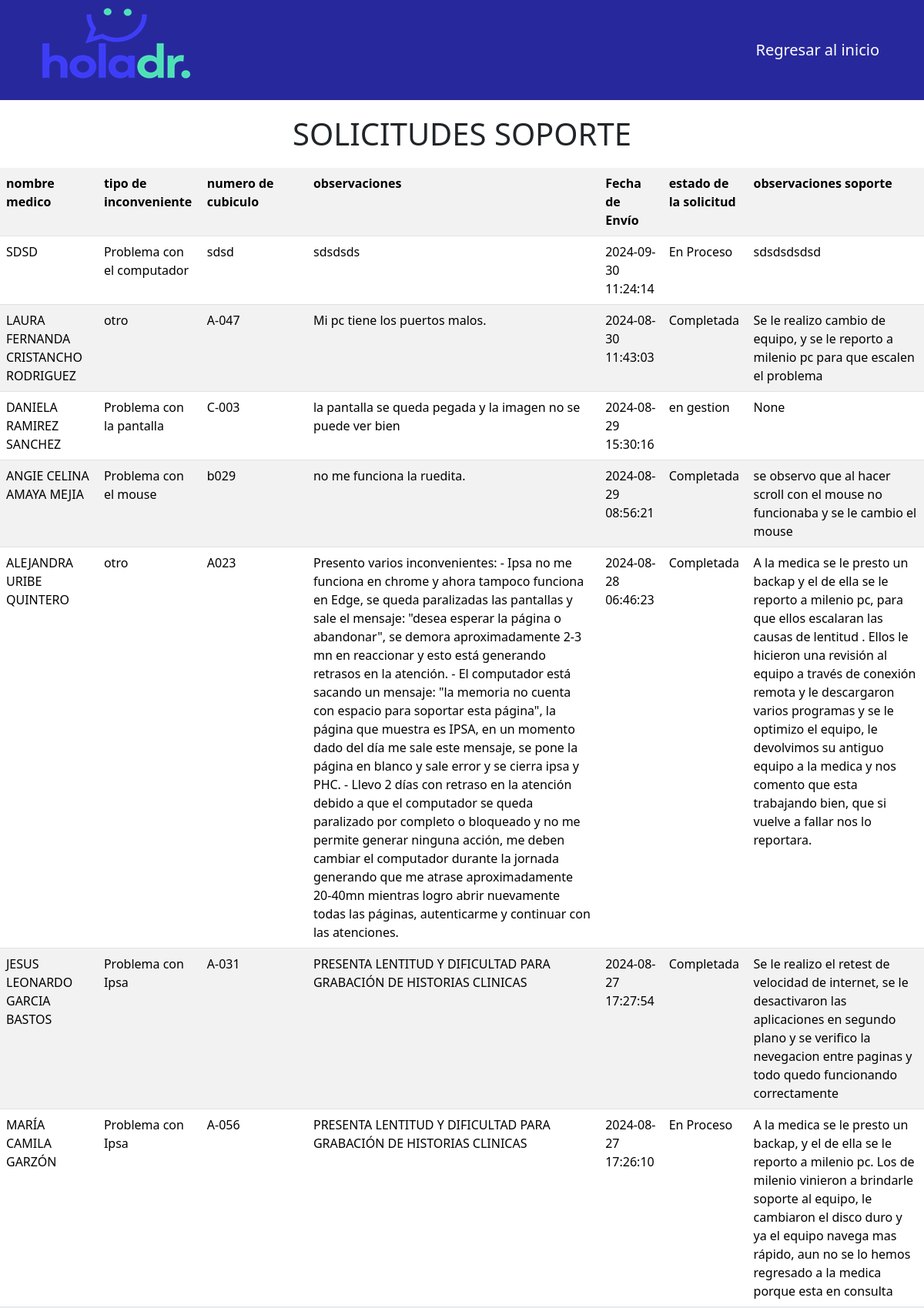
The app's page /soporte_medicos (upper part) with its own data.
### tables this page shows
CREATE TABLE "solicitar_soporte" (
	"nombres_completos"	TEXT,
	"tipo_de_inconveniente"	TEXT,
	"numero_cubiculo"	TEXT,
	"observaciones"	TEXT,
	"fecha_envio"	TEXT,
	"estado_de_solicitud"	TEXT,
	"observaciones2"	TEXT
, "serial"	TEXT);

### app.py (the view)
@app.route('/soporte_medicos')
def soporte_medicos():
    conn = sqlite3.connect('registro.db')
    c = conn.cursor()
    c.execute("SELECT * FROM solicitar_soporte ORDER BY fecha_envio DESC")
    rows = c.fetchall()
    conn.close()
    return render_template('soporte_medicos.html', rows=rows)

### templates/soporte_medicos.html (shortened to what this page needs)
<!DOCTYPE html>
<html lang="es">
<head>
    <link href="https://cdn.jsdelivr.net/npm/bootstrap@5.3.3/dist/css/bootstrap.min.css" rel="stylesheet">
</head>
<body>
        <nav class="navbar navbar-expand-lg navbar-dark">
            <div class="container">
                <img src="/static/imagenes/logo2.png" alt="">
                <a class="navbar-brand" href="/index" >Regresar al inicio</a>
            </div>
        </nav>
    <main>
        <h1>SOLICITUDES SOPORTE</h1>
        <table class="table table-striped">
            <tr>
                <th>nombre medico</th>
                <th>tipo de inconveniente</th>
                <th>numero de cubiculo</th>
                <th>observaciones</th>
                <th>Fecha de Envío</th>
                <th>estado de la solicitud</th>
                <th>observaciones soporte</th>
            </tr>
            {% for row in rows %}
            <tr>
                <td>{{ row[0] }}</td>
                <td>{{ row[1] }}</td>
                <td>{{ row[2] }}</td>
                <td>{{ row[3] }}</td>
                <td>{{ row[4] }}</td>
                <td>{{ row[5] }}</td>
                <td>{{ row[6] }}</td>
            </tr>
            {% endfor %}
        </table><br><hr>
    </main>
</body>
</html>

### templates/soporte_medicos.html (style rules this page uses)
.navbar { background-color: #28289D !important; }
h1 { text-align: center; margin-top: 20px; margin-bottom: 20px; }
table { width: 100%; border-collapse: collapse; }
th, td { padding: 10px; text-align: left; }
th { background-color: #28289D; color: #FFFFFF; }
tbody tr:nth-child(even) { background-color: #f2f2f2; }

### records on screen
solicitar_soporte: nombres_completos "SDSD", tipo_de_inconveniente "Problema con el computador", numero_cubiculo "sdsd", observaciones "sdsdsds", fecha_envio "2024-09-30 11:24:14", estado_de_solicitud "En Proceso", observaciones2 "sdsdsdsdsd"
solicitar_soporte: nombres_completos "LAURA FERNANDA CRISTANCHO RODRIGUEZ", tipo_de_inconveniente "otro", numero_cubiculo "A-047", observaciones "Mi pc tiene los puertos malos.", fecha_envio "2024-08-30 11:43:03", estado_de_solicitud "Completada", observaciones2 "Se le realizo cambio de equipo, y se le reporto a milenio pc para que escalen el problema"
solicitar_soporte: nombres_completos "DANIELA RAMIREZ SANCHEZ", tipo_de_inconveniente "Problema con la pantalla", numero_cubiculo "C-003", observaciones "la pantalla se queda pegada y la imagen no se puede ver bien", fecha_envio "2024-08-29 15:30:16", estado_de_solicitud "en gestion", row "None"
solicitar_soporte: nombres_completos "ANGIE CELINA AMAYA MEJIA", tipo_de_inconveniente "Problema con el mouse", numero_cubiculo "b029", observaciones "no me funciona la ruedita.", fecha_envio "2024-08-29 08:56:21", estado_de_solicitud "Completada", observaciones2 "se observo que al hacer scroll con el mouse no funcionaba y se le cambio el mouse"
solicitar_soporte: nombres_completos "ALEJANDRA URIBE QUINTERO", tipo_de_inconveniente "otro", numero_cubiculo "A023", observaciones "Presento varios inconvenientes: - Ipsa no me funciona en chrome y ahora tampoco funciona en Edge, se queda paralizadas las pantallas y sale el mensaje: \"desea esperar la página o abandonar\", se demora aproximadamente 2-3 mn en reaccionar y esto está generando retrasos en la atención. - El computador está sacando un mensaje: \"la memoria no cuenta con espacio para soportar esta página\", la página que muestra es IPSA, en un momento dado del día me sale este mensaje, se pone la página en blanco y sale error y se cierra ipsa y PHC. - Llevo 2 días con retraso en la atención debido a que el computador se queda paralizado por completo o bloqueado y no me permite generar ninguna acción, me deben…", fecha_envio "2024-08-28 06:46:23", estado_de_solicitud "Completada", observaciones2 "A la medica se le presto un backap y el de ella se le reporto a milenio pc, para que ellos escalaran las causas de lentitud . Ellos le hicieron una revisión al equipo a través de conexión remota y le descargaron varios programas y se le optimizo el equipo, le devolvimos su antiguo equipo a la medica y nos comento que esta trabajando bien, que si vuelve a fallar nos lo reportara."
solicitar_soporte: nombres_completos "JESUS LEONARDO GARCIA BASTOS", tipo_de_inconveniente "Problema con Ipsa", numero_cubiculo "A-031", observaciones "PRESENTA LENTITUD Y DIFICULTAD PARA GRABACIÓN DE HISTORIAS CLINICAS", fecha_envio "2024-08-27 17:27:54", estado_de_solicitud "Completada", observaciones2 "Se le realizo el retest de velocidad de internet, se le desactivaron las aplicaciones en segundo plano y se verifico la nevegacion entre paginas y todo quedo funcionando correctamente"
solicitar_soporte: nombres_completos "MARÍA CAMILA GARZÓN", tipo_de_inconveniente "Problema con Ipsa", numero_cubiculo "A-056", observaciones "PRESENTA LENTITUD Y DIFICULTAD PARA GRABACIÓN DE HISTORIAS CLINICAS", fecha_envio "2024-08-27 17:26:10", estado_de_solicitud "En Proceso", observaciones2 "A la medica se le presto un backap, y el de ella se le reporto a milenio pc. Los de milenio vinieron a brindarle soporte al equipo, le cambiaron el disco duro y ya el equipo navega mas rápido, aun no se lo hemos regresado a la medica porque esta en consulta"
